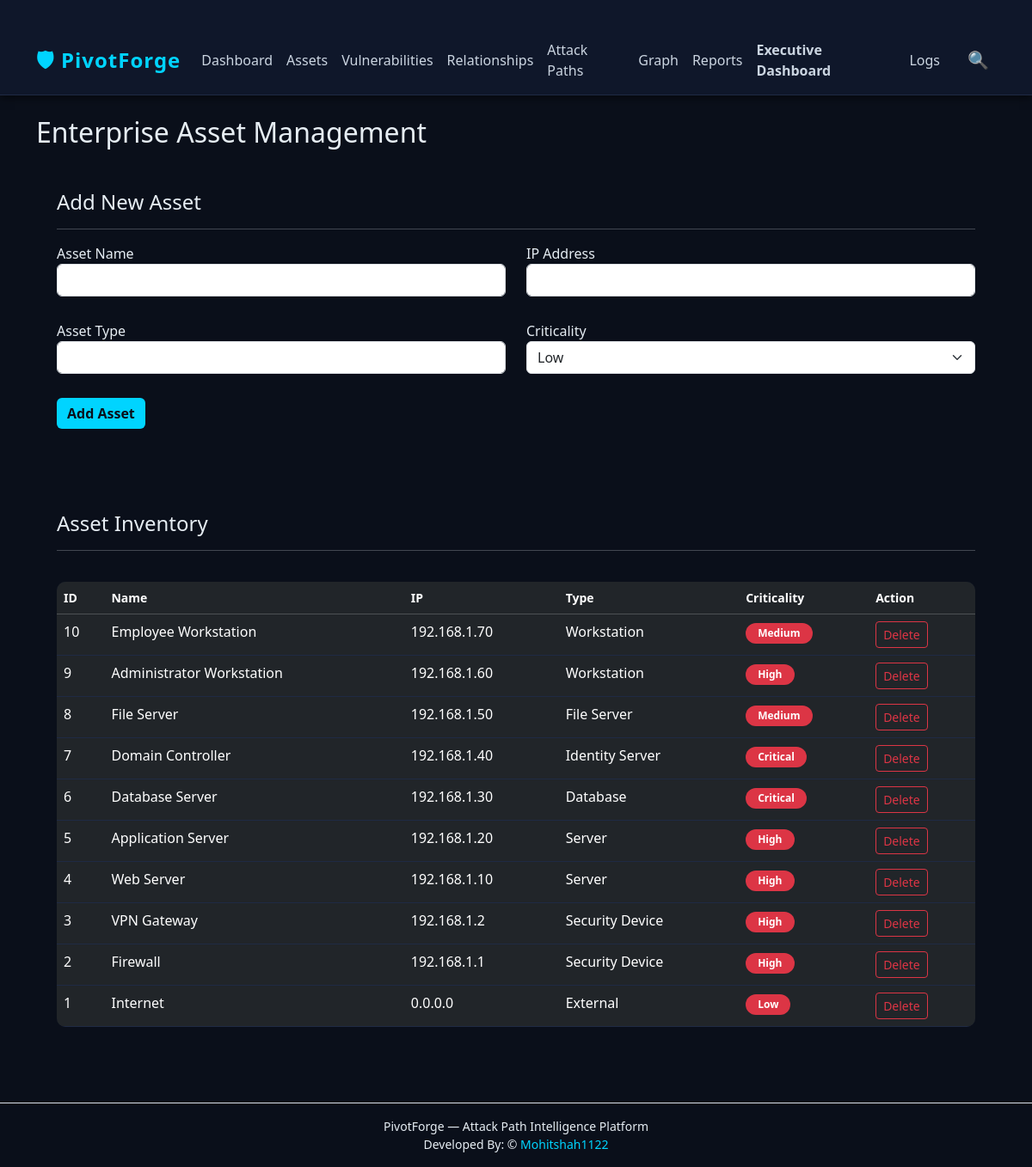
Page /assets on the committed database.
### tables this page shows
CREATE TABLE assets(

        id INTEGER PRIMARY KEY AUTOINCREMENT,

        asset_name TEXT NOT NULL,

        ip_address TEXT NOT NULL,

        asset_type TEXT NOT NULL,

        criticality TEXT NOT NULL

    );

### app.py (the view, shortened to what this page needs)
@app.route("/assets", methods=["GET", "POST"])
def assets():
    return render_template(
        "assets.html",
        assets=get_all_assets()
    )

### modules/asset_manager.py (called while the page is built)
def get_all_assets():
    connection = get_connection()
    cursor = connection.cursor()
    cursor.execute("""
        SELECT *
        FROM assets
        ORDER BY id DESC
    """)
    assets = cursor.fetchall()
    connection.close()
    return assets

### modules/db.py (called while the page is built)
def get_connection():
    connection = sqlite3.connect(DATABASE_PATH)
    connection.row_factory = sqlite3.Row
    return connection

### templates/assets.html (shortened to what this page needs)
{% extends "base.html" %}
{% block content %}
<h2 class="mb-4">
Enterprise Asset Management
</h2>
<div class="feature-card p-4 mb-5">
<h4>Add New Asset</h4>
<hr>
<form method="POST">
<div class="row">
<div class="col-md-6 mb-3">
<label>Asset Name</label>
<input
type="text"
class="form-control"
name="asset_name"
required>
</div>
<div class="col-md-6 mb-3">
<label>IP Address</label>
<input
type="text"
class="form-control"
name="ip_address"
required>
</div>
<div class="col-md-6 mb-3">
<label>Asset Type</label>
<input
type="text"
class="form-control"
name="asset_type"
required>
</div>
<div class="col-md-6 mb-3">
<label>Criticality</label>
<select
class="form-select"
name="criticality">
<option>Low</option>
</select>
</div>
</div>
<button class="btn btn-danger">
Add Asset
</button>
</form>
</div>
<div class="feature-card p-4">
<h4>
Asset Inventory
</h4>
<hr>
<div class="table-responsive">
<table class="table table-dark table-hover">
<thead>
<tr>
<th>ID</th>
<th>Name</th>
<th>IP</th>
<th>Type</th>
<th>Criticality</th>
<th>Action</th>
</tr>
</thead>
<tbody>
{% for asset in assets %}
<tr>
<td>{{ asset.id }}</td>
<td>{{ asset.asset_name }}</td>
<td>{{ asset.ip_address }}</td>
<td>{{ asset.asset_type }}</td>
<td>
<span class="badge bg-danger">
{{ asset.criticality }}
</span>
</td>
<td>
<a
href="/delete_asset/{{ asset.id }}"
class="btn btn-outline-danger btn-sm">
Delete
</a>
</td>
</tr>
{% endfor %}
</tbody>
</table>
</div>
</div>
{% endblock %}

### templates/base.html (shortened to what this page needs)
<!DOCTYPE html>
<html lang="en">
<head>
    <link href="https://cdn.jsdelivr.net/npm/bootstrap@5.3.3/dist/css/bootstrap.min.css" rel="stylesheet">
    <link rel="stylesheet" href="{{ url_for('static', filename='css/style.css') }}">
</head>
<body>
<nav class="navbar navbar-expand-lg navbar-dark pf-navbar">
    <div class="container">
        <a class="navbar-brand fw-bold text-danger" href="{{ url_for('dashboard') }}">
            🛡 PivotForge
        </a>
        <div class="collapse navbar-collapse" id="menu">
            <ul class="navbar-nav ms-auto align-items-lg-center">
                <li class="nav-item">
                    <a class="nav-link" href="{{ url_for('dashboard') }}">Dashboard</a>
                </li>
                <li class="nav-item">
                    <a class="nav-link" href="{{ url_for('assets') }}">Assets</a>
                </li>
                <li class="nav-item">
                    <a class="nav-link" href="{{ url_for('vulnerabilities') }}">Vulnerabilities</a>
                </li>
                <li class="nav-item">
                    <a class="nav-link" href="{{ url_for('relationships') }}">Relationships</a>
                </li>
                <li class="nav-item">
                    <a class="nav-link" href="{{ url_for('attack_paths') }}">Attack Paths</a>
                </li>
                <li class="nav-item">
                    <a class="nav-link" href="{{ url_for('graph') }}">Graph</a>
                </li>
                <li class="nav-item">
                    <a class="nav-link" href="{{ url_for('reports') }}">Reports</a>
                </li>
                <li class="nav-item">
                    <a class="nav-link text-info fw-semibold" href="{{ url_for('executive_dashboard') }}">
                        Executive Dashboard
                    </a>
                </li>
                              <li class="nav-item">
    <a class="nav-link" href="/logs">Logs</a>
</li>
                <li class="nav-item ms-3">
                    <a class="nav-link fs-5" href="{{ url_for('search') }}" title="Global Search">
                        🔍
                    </a>
                </li>
            </ul>
        </div>
    </div>
</nav>
<div class="container mt-4">
    {% block content %}
    {% endblock %}
</div>
<footer class="footer-custom text-center mt-5 py-3 border-top small">
    PivotForge — Attack Path Intelligence Platform <br>
    Developed By: ©
    <a href="https://github.com/Mohitshah1122" target="_blank">
        Mohitshah1122
    </a>
</footer>
</body>
</html>

### static/css/style.css (style rules this page uses)
* { margin: 0; padding: 0; box-sizing: border-box; }
body { background: #0a0f1a; color: #e6edf3; font-family: "Segoe UI", Tahoma, Geneva, Verdana, sans-serif; }
.navbar { background: #0f172a !important; border-bottom: 1px solid #1f2a44; box-shadow: 0 2px 10px rgba(0,0,0,0.6); }
.navbar-brand { color: #00d4ff !important; font-size: 24px; font-weight: 700; letter-spacing: 1px; }
.nav-link { color: #cbd5e1 !important; font-weight: 500; transition: 0.2s; }
.container { margin-top: 30px; }
table { width: 100%; border-collapse: collapse; margin-top: 20px; background: #0f172a; border-radius: 10px; overflow: hidden; }
th { background: #111c33; color: #00d4ff; padding: 12px; text-align: left; font-size: 14px; }
td { padding: 12px; border-bottom: 1px solid #1f2a44; color: #e6edf3; }
input, select, textarea { width: 100%; background: #0f172a; color: #e6edf3; border: 1px solid #1f2a44; border-radius: 8px; padding: 10px; margin-bottom: 12px; }
.btn-danger { background: #00d4ff; border: none; color: #0a0f1a; font-weight: 600; }
.badge { padding: 6px 14px; border-radius: 20px; font-weight: bold; font-size: 12px; }
.footer-custom { color: #e6edf3 !important; border-top: 1px solid #1f2a44; background: #0a0f1a; }
.footer-custom a { color: #00d4ff !important; text-decoration: none; }

### rows in the picture
assets: id "10", asset_name "Employee Workstation", ip_address "192.168.1.70", asset_type "Workstation", criticality "Medium"
assets: id "9", asset_name "Administrator Workstation", ip_address "192.168.1.60", asset_type "Workstation", criticality "High"
assets: id "8", asset_name "File Server", ip_address "192.168.1.50", asset_type "File Server", criticality "Medium"
assets: id "7", asset_name "Domain Controller", ip_address "192.168.1.40", asset_type "Identity Server", criticality "Critical"
assets: id "6", asset_name "Database Server", ip_address "192.168.1.30", asset_type "Database", criticality "Critical"
assets: id "5", asset_name "Application Server", ip_address "192.168.1.20", asset_type "Server", criticality "High"
assets: id "4", asset_name "Web Server", ip_address "192.168.1.10", asset_type "Server", criticality "High"
assets: id "3", asset_name "VPN Gateway", ip_address "192.168.1.2", asset_type "Security Device", criticality "High"
assets: id "2", asset_name "Firewall", ip_address "192.168.1.1", asset_type "Security Device", criticality "High"
assets: id "1", asset_name "Internet", ip_address "0.0.0.0", asset_type "External", criticality "Low"
